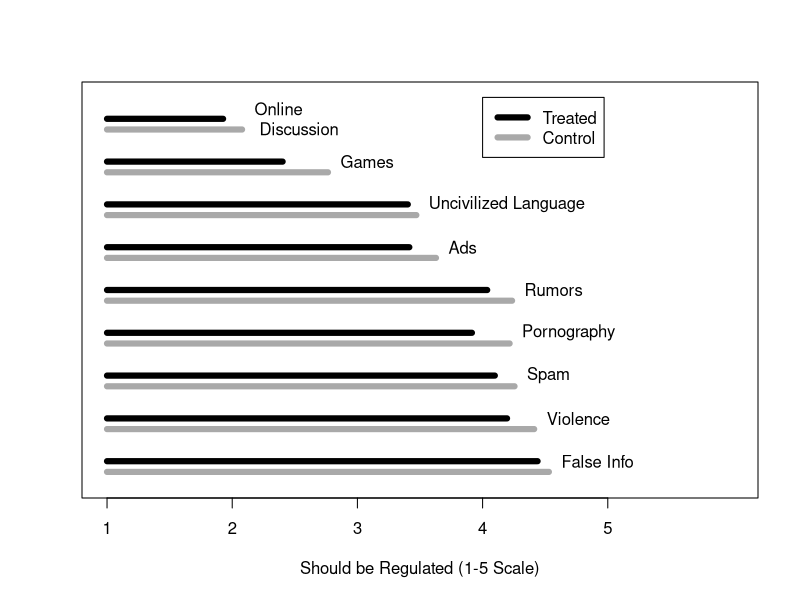

This figure's R source:
#This document analyzes whether users who were treated at some point
#during the experiment had different opinions about censorship after being censored
#Note that there are more treated units than in the Same/Diff analysis
#because treatment can occur at any time during the experiment, rather than
#just the first post.

blogrollall <- read.csv("CensorshipOpinions.csv")

drawlines <- function(var, level, lab){
  lines(c(1, mean(var[blogrollall$treat==1], na.rm=T)), c(level, level), lwd=6)
  lines(c(1, mean(var[blogrollall$treat==0], na.rm=T)), c(level-.25, level-.25), lwd=6, col="darkgrey")
  text(mean(var[blogrollall$treat==0], na.rm=T)+.1, level, lab, adj=0)
}
plot(c(0,0), col="white", xlim=c(1,6), ylim=c(.5,9.5), 
     ylab="", yaxt="n", xlab="Should be Regulated (1-5 Scale)", xaxt="n")
drawlines(blogrollall$uncivil, 7, "Uncivilized Language")
drawlines(blogrollall$false, 1, "False Info")
drawlines(blogrollall$rumors, 5, "Rumors")
drawlines(blogrollall$spam, 3, "Spam")
drawlines(blogrollall$games, 8, "Games")
drawlines(blogrollall$chat, 9, "Online \n Discussion")
drawlines(blogrollall$ads, 6, "Ads")
drawlines(blogrollall$violence, 2, "Violence")
drawlines(blogrollall$porn, 4, "Pornography")
axis(1, at=seq(1,5), seq(1,5))
legend(4,9.5, c("Treated", "Control"), col=c("black", "darkgrey"), lwd=6)

blogrollall$shouldcensor <- (blogrollall$porn + blogrollall$violence + 
  blogrollall$ads + blogrollall$chat + blogrollall$games + blogrollall$spam + 
  blogrollall$rumors + blogrollall$false + blogrollall$uncivil)/45

t.test(blogrollall$shouldcensor[blogrollall$treat==1], 
       blogrollall$shouldcensor[blogrollall$treat==0])
